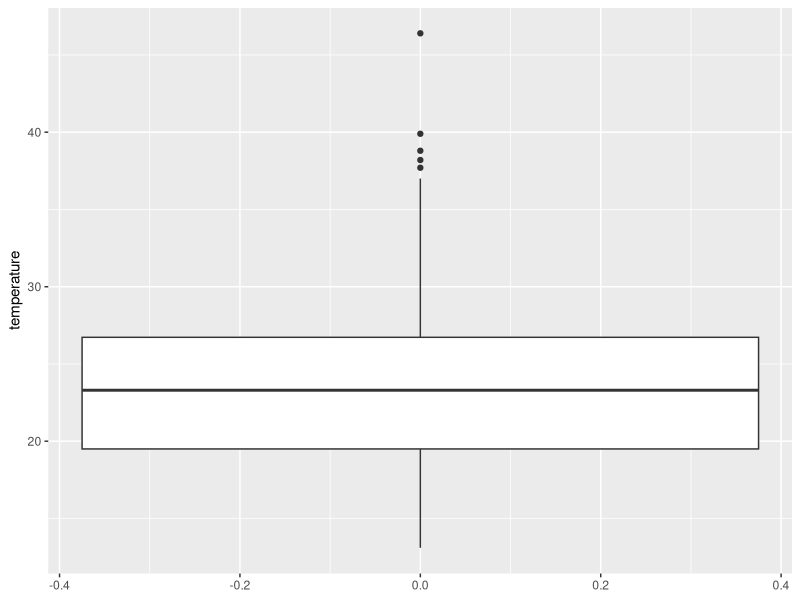

The R script that drew this image:
## ---- chunk 1
knitr::opts_chunk$set(echo = TRUE)
## ---- chunk 2
beaches <- read.csv('beaches.csv')
## ---- chunk 3
library(ggplot2)
library(dplyr)

ggplot(beaches, aes(y=temperature)) + geom_boxplot()
